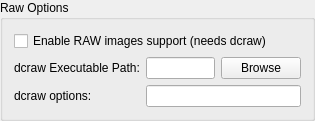
<?xml version="1.0" encoding="UTF-8"?>
<ui version="4.0">
 <class>RawGroupBox</class>
 <widget class="QGroupBox" name="RawGroupBox">
  <property name="geometry">
   <rect>
    <x>0</x>
    <y>0</y>
    <width>315</width>
    <height>117</height>
   </rect>
  </property>
  <property name="title">
   <string>Raw Options</string>
  </property>
  <layout class="QGridLayout" name="gridLayout_2">
   <item row="2" column="1" colspan="2">
    <widget class="QLineEdit" name="dcrawLineEdit"/>
   </item>
   <item row="0" column="0" colspan="3">
    <widget class="QCheckBox" name="rawCheckBox">
     <property name="text">
      <string>Enable RAW images support (needs dcraw)</string>
     </property>
    </widget>
   </item>
   <item row="1" column="2">
    <widget class="QPushButton" name="dcrawPushButton">
     <property name="text">
      <string>Browse</string>
     </property>
    </widget>
   </item>
   <item row="1" column="0">
    <widget class="QLabel" name="label_9">
     <property name="text">
      <string>dcraw Executable Path:</string>
     </property>
    </widget>
   </item>
   <item row="2" column="0">
    <widget class="QLabel" name="label_10">
     <property name="text">
      <string>dcraw options:</string>
     </property>
    </widget>
   </item>
   <item row="1" column="1">
    <widget class="QLineEdit" name="dcrawOptions"/>
   </item>
  </layout>
 </widget>
 <resources/>
 <connections/>
</ui>
